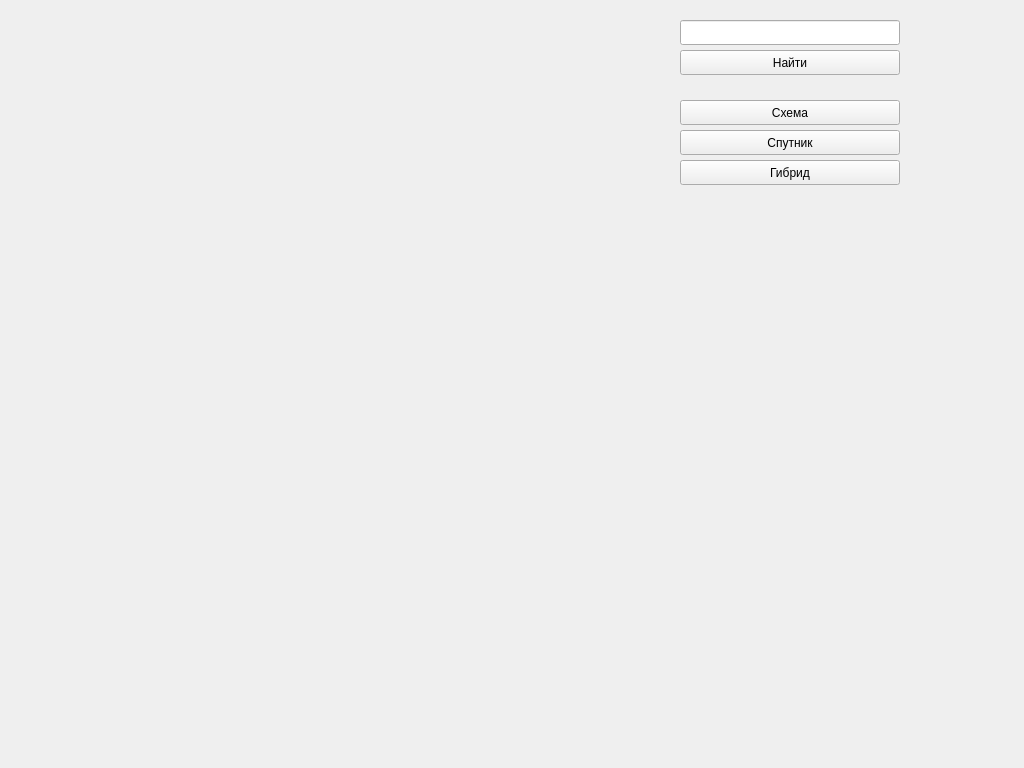
<?xml version="1.0" encoding="UTF-8"?>
<ui version="4.0">
 <class>Form</class>
 <widget class="QWidget" name="Form">
  <property name="geometry">
   <rect>
    <x>0</x>
    <y>0</y>
    <width>1024</width>
    <height>768</height>
   </rect>
  </property>
  <property name="windowTitle">
   <string>Form</string>
  </property>
  <widget class="QLabel" name="image">
   <property name="geometry">
    <rect>
     <x>10</x>
     <y>20</y>
     <width>650</width>
     <height>450</height>
    </rect>
   </property>
   <property name="text">
    <string/>
   </property>
  </widget>
  <widget class="QPushButton" name="scheme">
   <property name="geometry">
    <rect>
     <x>680</x>
     <y>100</y>
     <width>220</width>
     <height>25</height>
    </rect>
   </property>
   <property name="text">
    <string>Схема</string>
   </property>
   <attribute name="buttonGroup">
    <string notr="true">map_type_buttons</string>
   </attribute>
  </widget>
  <widget class="QPushButton" name="satellite">
   <property name="geometry">
    <rect>
     <x>680</x>
     <y>130</y>
     <width>220</width>
     <height>25</height>
    </rect>
   </property>
   <property name="text">
    <string>Спутник</string>
   </property>
   <attribute name="buttonGroup">
    <string notr="true">map_type_buttons</string>
   </attribute>
  </widget>
  <widget class="QPushButton" name="hybrid">
   <property name="geometry">
    <rect>
     <x>680</x>
     <y>160</y>
     <width>220</width>
     <height>25</height>
    </rect>
   </property>
   <property name="text">
    <string>Гибрид</string>
   </property>
   <attribute name="buttonGroup">
    <string notr="true">map_type_buttons</string>
   </attribute>
  </widget>
  <widget class="QLineEdit" name="search">
   <property name="geometry">
    <rect>
     <x>680</x>
     <y>20</y>
     <width>220</width>
     <height>25</height>
    </rect>
   </property>
  </widget>
  <widget class="QPushButton" name="confirm_search">
   <property name="geometry">
    <rect>
     <x>680</x>
     <y>50</y>
     <width>220</width>
     <height>25</height>
    </rect>
   </property>
   <property name="text">
    <string>Найти</string>
   </property>
  </widget>
 </widget>
 <resources/>
 <connections/>
 <buttongroups>
  <buttongroup name="map_type_buttons"/>
 </buttongroups>
</ui>
